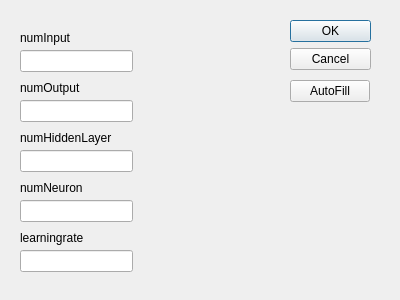
<?xml version="1.0" encoding="UTF-8"?>
<ui version="4.0">
 <class>NeuralNetworkForm</class>
 <widget class="QDialog" name="NeuralNetworkForm">
  <property name="geometry">
   <rect>
    <x>0</x>
    <y>0</y>
    <width>400</width>
    <height>300</height>
   </rect>
  </property>
  <property name="windowTitle">
   <string>Dialog</string>
  </property>
  <widget class="QDialogButtonBox" name="buttonBox">
   <property name="geometry">
    <rect>
     <x>290</x>
     <y>20</y>
     <width>81</width>
     <height>241</height>
    </rect>
   </property>
   <property name="orientation">
    <enum>Qt::Vertical</enum>
   </property>
   <property name="standardButtons">
    <set>QDialogButtonBox::Cancel|QDialogButtonBox::Ok</set>
   </property>
  </widget>
  <widget class="QLabel" name="label">
   <property name="geometry">
    <rect>
     <x>20</x>
     <y>30</y>
     <width>111</width>
     <height>16</height>
    </rect>
   </property>
   <property name="text">
    <string>numInput</string>
   </property>
  </widget>
  <widget class="QLabel" name="label_2">
   <property name="geometry">
    <rect>
     <x>20</x>
     <y>80</y>
     <width>111</width>
     <height>16</height>
    </rect>
   </property>
   <property name="text">
    <string>numOutput</string>
   </property>
  </widget>
  <widget class="QLabel" name="label_3">
   <property name="geometry">
    <rect>
     <x>20</x>
     <y>130</y>
     <width>111</width>
     <height>16</height>
    </rect>
   </property>
   <property name="text">
    <string>numHiddenLayer</string>
   </property>
  </widget>
  <widget class="QLabel" name="label_4">
   <property name="geometry">
    <rect>
     <x>20</x>
     <y>180</y>
     <width>111</width>
     <height>16</height>
    </rect>
   </property>
   <property name="text">
    <string>numNeuron</string>
   </property>
  </widget>
  <widget class="QLabel" name="label_5">
   <property name="geometry">
    <rect>
     <x>20</x>
     <y>230</y>
     <width>111</width>
     <height>16</height>
    </rect>
   </property>
   <property name="text">
    <string>learningrate</string>
   </property>
  </widget>
  <widget class="QLineEdit" name="numInput_lineEdit">
   <property name="geometry">
    <rect>
     <x>20</x>
     <y>50</y>
     <width>113</width>
     <height>22</height>
    </rect>
   </property>
  </widget>
  <widget class="QLineEdit" name="numOutput_lineEdit">
   <property name="geometry">
    <rect>
     <x>20</x>
     <y>100</y>
     <width>113</width>
     <height>22</height>
    </rect>
   </property>
  </widget>
  <widget class="QLineEdit" name="numHiddenLayer_lineEdit">
   <property name="geometry">
    <rect>
     <x>20</x>
     <y>150</y>
     <width>113</width>
     <height>22</height>
    </rect>
   </property>
  </widget>
  <widget class="QLineEdit" name="numNeuron_lineEdit">
   <property name="geometry">
    <rect>
     <x>20</x>
     <y>200</y>
     <width>113</width>
     <height>22</height>
    </rect>
   </property>
  </widget>
  <widget class="QLineEdit" name="learningrate_lineEdit">
   <property name="geometry">
    <rect>
     <x>20</x>
     <y>250</y>
     <width>113</width>
     <height>22</height>
    </rect>
   </property>
  </widget>
  <widget class="QPushButton" name="autofill_button">
   <property name="geometry">
    <rect>
     <x>290</x>
     <y>80</y>
     <width>80</width>
     <height>22</height>
    </rect>
   </property>
   <property name="text">
    <string>AutoFill</string>
   </property>
  </widget>
 </widget>
 <resources/>
 <connections>
  <connection>
   <sender>buttonBox</sender>
   <signal>accepted()</signal>
   <receiver>NeuralNetworkForm</receiver>
   <slot>accept()</slot>
   <hints>
    <hint type="sourcelabel">
     <x>248</x>
     <y>254</y>
    </hint>
    <hint type="destinationlabel">
     <x>157</x>
     <y>274</y>
    </hint>
   </hints>
  </connection>
  <connection>
   <sender>buttonBox</sender>
   <signal>rejected()</signal>
   <receiver>NeuralNetworkForm</receiver>
   <slot>reject()</slot>
   <hints>
    <hint type="sourcelabel">
     <x>316</x>
     <y>260</y>
    </hint>
    <hint type="destinationlabel">
     <x>286</x>
     <y>274</y>
    </hint>
   </hints>
  </connection>
 </connections>
</ui>
